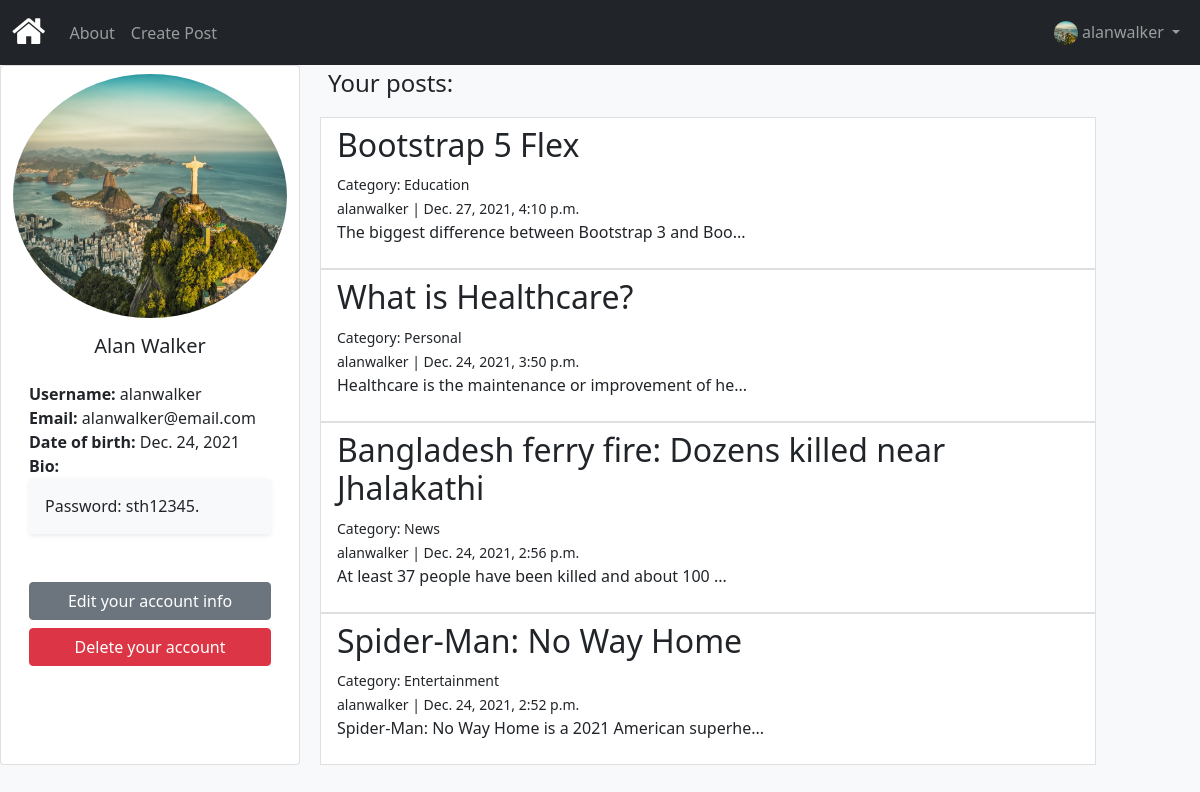
The app's page /accounts/profile/alanwalker/ (signed in) with its own data.
### accounts/models.py (models this page shows)
class Author(models.Model):
    user= models.OneToOneField(User,default=None,on_delete=models.CASCADE)
    birth_date = models.DateField('Date of birth')
    bio = models.TextField(max_length=500, blank=True,null=True)
    photo=models.ImageField(default='default.png', blank=True)
    def __str__(self):
        return f'{self.user.username}'
    class Meta:
        ordering=['user']

### articles/models.py (models this page shows, shortened)
class Article(models.Model):
    type=[('Personal','Personal'),
    ('Fashion','Fashion'),
    ('Food','Food'),
    ('Travel','Travel'),
    ('Music','Music'),
    (' Lifestyle',' Lifestyle'),
    ('Fitness','Fitness'),
    ('Sports','Sports'),
    ('News','News'),
    ('Entertainment','Entertainment'),
    ('Healthcare','Healthcare'),
    ('Education','Education'),
    ]
    title = models.CharField(max_length=255,unique=True)
    body = models.TextField()
    create_date = models.DateTimeField('Created on', auto_now_add=True)
    update_date = models.DateTimeField(auto_now=True)
    slug = models.SlugField()
    category = models.CharField(max_length=255,choices=type)
    author = models.ForeignKey(Author, default=None,on_delete=models.CASCADE)
    def snippet(self):
        return self.body[:50] + '...'
    class Meta:
        ordering=['-create_date','title']

### accounts/views.py (the view)
# urls.py: path('profile/<str:username>/',profileView,name='profile'),
@login_required(login_url='/accounts/login/')
def profileView(request,username):
    if hasattr(request.user,'author'):
        context=dict()
        context['author']=get_object_or_404(Author,user__username=username)
        context['profile_posts']=context['author'].article_set.all()
        return render(request,template_name='profile.html', context=context)
    return redirect('articles:home')

### accounts/templates/profile.html (shortened to what this page needs)
{% extends './base.html'%}
{% block content %}
<div class="row">
    <div class="card col-12 col-md-3" >
        <img src="{{author.photo.url}}" class="card-img-top rounded-circle ms-0 mt-2" width="50%" height="35%" alt="Author image">
        <div class="card-body">
                <h5 class="card-title mb-4 text-center">{{author.user.first_name}} {{author.user.last_name}}</h5>
                <div class="card-text">
                    <ul class="list-unstyled">
                        <li><span class="fw-bold">Username:</span> <span>{{author.user.username}}</span> </li>
                        <li><span class="fw-bold">Email:</span> <span>{{author.user.email}}</span> </li>
                        <li><span class="fw-bold">Date of birth:</span> <span>{{author.birth_date}}</span> </li>
                        <li><div class="fw-bold">Bio:</div> <div class="shadow-sm p-3 mb-5 bg-light rounded">{{author.bio}}</div> </li>
                    </ul>
                    <div class="d-grid">
                        <a class="btn btn-secondary" href="{% url 'accounts:update' author.user.username %}" role="button"> Edit your account info</a>
                    </div>
                    <div class="d-grid mt-2">
                        <a href="{% url 'accounts:delete' author.user.username %}" class="btn btn-danger">Delete your account</a>
                    </div>
                </div>
        </div>
    </div>
    <div class="ms-2 col-12 col-md-8">
    {% if profile_posts %}
    <p class="ms-2 fs-4">Your posts:</p>
        {% for article in profile_posts %}
        <a href="{% url 'articles:post' article.slug %}" style="text-decoration: none ;">
            <li class="list-group-item">
            <h2>{{article.title}}</h2>
            <div><small>Category: {{article.category}}</small></div>
            <div><small>{{article.author}} | {{article.create_date}}</small></div>
            <p>{{article.snippet}}</p>
            </li>
        </a>
        {% endfor %}
    {% else %}
    <p class="ms-2 fs-4">No posts created</div>
    {% endif %}
    </div>
</div>
{% endblock %}

### templates/base.html (shortened to what this page needs)
{% load static %}
<!DOCTYPE html>
<html>
    <head>
        <link href="https://cdn.jsdelivr.net/npm/bootstrap@5.1.3/dist/css/bootstrap.min.css" rel="stylesheet">
        <link rel="stylesheet" href="https://cdnjs.cloudflare.com/ajax/libs/font-awesome/4.7.0/css/font-awesome.min.css">
    </head>
    <body class="bg-light text-dark">
<nav class="navbar sticky-top navbar-expand-sm bg-dark navbar-dark">
  <div class="container-fluid">
    <a class="navbar-brand" href="{% url 'articles:home' %}"><i class="fa fa-home" style="font-size:36px;color:white"></i></a>
    <div class="collapse navbar-collapse" id="collapsibleNavbar">
      <ul class="navbar-nav">
        <li class="nav-item">
          <a class="nav-link" href="{% url 'articles:about' %}">About</a>
        </li>
        {% if user.is_authenticated and user.author %}
        <li class="nav-item">
          <a class="nav-link" href="{% url 'articles:create' %}">Create Post</a>
        </li>
        {% endif %}
      </ul>
    </div>
    <ul class="navbar-nav justify-content-end">
      {% if user.is_authenticated and user.author %}
      <li class="nav-item dropdown">
        <a class="nav-link dropdown-toggle" id="navbarDropdownMenuLink" role="button" data-bs-toggle="dropdown" aria-expanded="false">
          <span><img src="{{user.author.photo.url}}" class="rounded-circle justify-content-end d-inline-block" width="24" height="24" alt="Author"></span>
          {{user.username}}
        </a>
      </li>
      {% endif %}
    </ul>
  </div>
</nav>
        <div class="container-fluid">
        {% block content %}
        {% endblock %}
        </div>
    </body>
</html>

### records on screen
Author: photo (picture), user.first_name "Alan", user.last_name "Walker", user.username "alanwalker", user.email "alanwalker@email.com", birth_date "Dec. 24, 2021", bio "Password: sth12345."
Article: title "Bootstrap 5 Flex", category "Education", author "alanwalker", create_date "Dec. 27, 2021, 4:10 p.m.", snippet "The biggest difference between Bootstrap 3 and Boo..."
Article: title "What is Healthcare?", category "Personal", author "alanwalker", create_date "Dec. 24, 2021, 3:50 p.m.", snippet "Healthcare is the maintenance or improvement of he..."
Article: title "Bangladesh ferry fire: Dozens killed near Jhalakathi", category "News", author "alanwalker", create_date "Dec. 24, 2021, 2:56 p.m.", snippet "At least 37 people have been killed and about 100 ..."
Article: title "Spider-Man: No Way Home", category "Entertainment", author "alanwalker", create_date "Dec. 24, 2021, 2:52 p.m.", snippet "Spider-Man: No Way Home is a 2021 American superhe..."

### other values on screen
{{ user.username }} "alanwalker"
